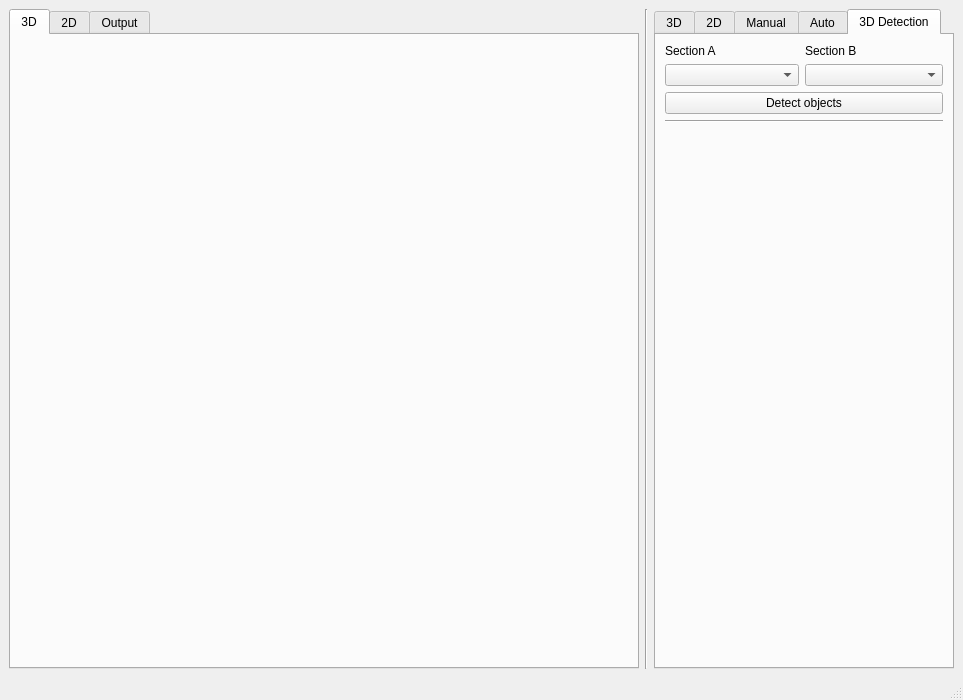
<?xml version="1.0" encoding="UTF-8"?>
<ui version="4.0">
 <class>MainWindowDesign</class>
 <widget class="QMainWindow" name="MainWindowDesign">
  <property name="geometry">
   <rect>
    <x>0</x>
    <y>0</y>
    <width>963</width>
    <height>700</height>
   </rect>
  </property>
  <property name="windowTitle">
   <string>QRosApp</string>
  </property>
  <property name="windowIcon">
   <iconset resource="../resources/images.qrc">
    <normaloff>:/images/icon.png</normaloff>:/images/icon.png</iconset>
  </property>
  <property name="locale">
   <locale language="English" country="Australia"/>
  </property>
  <widget class="QWidget" name="centralwidget">
   <layout class="QGridLayout" name="gridLayout_2">
    <item row="0" column="2">
     <widget class="QTabWidget" name="settingsTabManager">
      <property name="minimumSize">
       <size>
        <width>0</width>
        <height>0</height>
       </size>
      </property>
      <property name="maximumSize">
       <size>
        <width>300</width>
        <height>16777215</height>
       </size>
      </property>
      <property name="currentIndex">
       <number>4</number>
      </property>
      <widget class="QWidget" name="tab_4">
       <attribute name="title">
        <string>3D</string>
       </attribute>
       <layout class="QVBoxLayout" name="verticalLayout_4">
        <item>
         <widget class="QToolBox" name="toolBox">
          <property name="sizePolicy">
           <sizepolicy hsizetype="Preferred" vsizetype="Preferred">
            <horstretch>0</horstretch>
            <verstretch>0</verstretch>
           </sizepolicy>
          </property>
          <property name="currentIndex">
           <number>1</number>
          </property>
          <widget class="QWidget" name="settingVisualize3D">
           <property name="geometry">
            <rect>
             <x>0</x>
             <y>0</y>
             <width>195</width>
             <height>105</height>
            </rect>
           </property>
           <property name="sizePolicy">
            <sizepolicy hsizetype="Preferred" vsizetype="Preferred">
             <horstretch>0</horstretch>
             <verstretch>0</verstretch>
            </sizepolicy>
           </property>
           <attribute name="label">
            <string>Visualize 3D</string>
           </attribute>
           <layout class="QFormLayout" name="formLayout_2">
            <item row="0" column="0">
             <widget class="QPushButton" name="subscribeToTopicButton">
              <property name="text">
               <string>Subscribe</string>
              </property>
             </widget>
            </item>
            <item row="1" column="0">
             <widget class="QPushButton" name="loadPCDButton">
              <property name="text">
               <string>Load .PCD</string>
              </property>
             </widget>
            </item>
            <item row="0" column="1">
             <widget class="QComboBox" name="topicComboBox"/>
            </item>
            <item row="1" column="1">
             <widget class="QCheckBox" name="loadRgbCheckbox">
              <property name="text">
               <string>RGB</string>
              </property>
             </widget>
            </item>
            <item row="2" column="0">
             <widget class="QCheckBox" name="boxesCheckbox">
              <property name="text">
               <string>Boxes</string>
              </property>
              <property name="checked">
               <bool>false</bool>
              </property>
             </widget>
            </item>
            <item row="2" column="1">
             <widget class="QCheckBox" name="framesCheckbox">
              <property name="text">
               <string>Frames</string>
              </property>
              <property name="checked">
               <bool>true</bool>
              </property>
             </widget>
            </item>
           </layout>
          </widget>
          <widget class="QWidget" name="create_training_set">
           <property name="geometry">
            <rect>
             <x>0</x>
             <y>0</y>
             <width>278</width>
             <height>240</height>
            </rect>
           </property>
           <attribute name="label">
            <string>Create training set</string>
           </attribute>
           <layout class="QFormLayout" name="formLayout_7">
            <item row="0" column="0">
             <widget class="QLabel" name="label_22">
              <property name="text">
               <string>Resolution</string>
              </property>
             </widget>
            </item>
            <item row="0" column="1">
             <widget class="QComboBox" name="resolution_combobox"/>
            </item>
            <item row="1" column="0">
             <widget class="QLabel" name="label_23">
              <property name="text">
               <string>Number of models</string>
              </property>
             </widget>
            </item>
            <item row="1" column="1">
             <widget class="QComboBox" name="tesselation_level_combobox"/>
            </item>
            <item row="2" column="0" colspan="2">
             <widget class="QPushButton" name="create_training_set_button">
              <property name="text">
               <string>Select file and create training set</string>
              </property>
             </widget>
            </item>
           </layout>
          </widget>
         </widget>
        </item>
        <item>
         <spacer name="verticalSpacer">
          <property name="orientation">
           <enum>Qt::Vertical</enum>
          </property>
          <property name="sizeHint" stdset="0">
           <size>
            <width>20</width>
            <height>200</height>
           </size>
          </property>
         </spacer>
        </item>
       </layout>
      </widget>
      <widget class="QWidget" name="tab_6">
       <attribute name="title">
        <string>2D</string>
       </attribute>
       <layout class="QVBoxLayout" name="verticalLayout_5">
        <item>
         <widget class="QToolBox" name="toolBox_2">
          <property name="currentIndex">
           <number>0</number>
          </property>
          <widget class="QWidget" name="page_3">
           <property name="geometry">
            <rect>
             <x>0</x>
             <y>0</y>
             <width>278</width>
             <height>240</height>
            </rect>
           </property>
           <attribute name="label">
            <string>Visualize 2D</string>
           </attribute>
           <layout class="QFormLayout" name="formLayout_4">
            <property name="fieldGrowthPolicy">
             <enum>QFormLayout::AllNonFixedFieldsGrow</enum>
            </property>
            <item row="0" column="0">
             <widget class="QPushButton" name="subscribeToTopicButton2">
              <property name="text">
               <string>Subscribe</string>
              </property>
             </widget>
            </item>
            <item row="0" column="1">
             <widget class="QComboBox" name="topicComboBox2"/>
            </item>
            <item row="1" column="0">
             <widget class="QPushButton" name="saveImageButton">
              <property name="text">
               <string>Save</string>
              </property>
             </widget>
            </item>
            <item row="3" column="0" colspan="2">
             <widget class="Line" name="line_5">
              <property name="minimumSize">
               <size>
                <width>100</width>
                <height>0</height>
               </size>
              </property>
              <property name="orientation">
               <enum>Qt::Horizontal</enum>
              </property>
             </widget>
            </item>
            <item row="5" column="0">
             <widget class="QPushButton" name="plan2DcorrButton">
              <property name="enabled">
               <bool>false</bool>
              </property>
              <property name="minimumSize">
               <size>
                <width>125</width>
                <height>0</height>
               </size>
              </property>
              <property name="text">
               <string>Plan correction</string>
              </property>
             </widget>
            </item>
            <item row="5" column="1">
             <widget class="QPushButton" name="move2DcorrButton">
              <property name="enabled">
               <bool>false</bool>
              </property>
              <property name="text">
               <string>Move correction</string>
              </property>
             </widget>
            </item>
            <item row="6" column="0">
             <widget class="QLabel" name="label_12">
              <property name="minimumSize">
               <size>
                <width>125</width>
                <height>0</height>
               </size>
              </property>
              <property name="text">
               <string>Image depth</string>
              </property>
             </widget>
            </item>
            <item row="6" column="1">
             <widget class="QDoubleSpinBox" name="lambdaDoubleSpinBox">
              <property name="decimals">
               <number>3</number>
              </property>
             </widget>
            </item>
            <item row="7" column="1">
             <widget class="QPushButton" name="setDepthPushButton">
              <property name="text">
               <string>Set depth</string>
              </property>
             </widget>
            </item>
           </layout>
          </widget>
          <widget class="QWidget" name="page_4">
           <property name="geometry">
            <rect>
             <x>0</x>
             <y>0</y>
             <width>278</width>
             <height>240</height>
            </rect>
           </property>
           <attribute name="label">
            <string>Settings</string>
           </attribute>
           <layout class="QFormLayout" name="formLayout_5">
            <item row="0" column="0">
             <widget class="QLabel" name="label_3">
              <property name="minimumSize">
               <size>
                <width>125</width>
                <height>0</height>
               </size>
              </property>
              <property name="text">
               <string>Keypoint</string>
              </property>
              <property name="alignment">
               <set>Qt::AlignCenter</set>
              </property>
             </widget>
            </item>
            <item row="0" column="1">
             <widget class="QLabel" name="label_7">
              <property name="text">
               <string>Descriptor</string>
              </property>
              <property name="alignment">
               <set>Qt::AlignCenter</set>
              </property>
             </widget>
            </item>
            <item row="2" column="0">
             <widget class="QComboBox" name="keypointComboBox">
              <property name="minimumSize">
               <size>
                <width>125</width>
                <height>0</height>
               </size>
              </property>
             </widget>
            </item>
            <item row="2" column="1">
             <widget class="QComboBox" name="descriptorComboBox"/>
            </item>
            <item row="4" column="0" colspan="2">
             <widget class="QPushButton" name="updateSettingsPushButton">
              <property name="text">
               <string>Set Keypoint/Descriptor</string>
              </property>
             </widget>
            </item>
            <item row="5" column="0">
             <widget class="QCheckBox" name="runningCheckBox">
              <property name="text">
               <string>Running</string>
              </property>
              <property name="checked">
               <bool>true</bool>
              </property>
             </widget>
            </item>
            <item row="5" column="1">
             <widget class="QCheckBox" name="colorCheckBox">
              <property name="text">
               <string>Color</string>
              </property>
              <property name="checked">
               <bool>true</bool>
              </property>
             </widget>
            </item>
            <item row="7" column="0">
             <widget class="QCheckBox" name="undistortCheckBox">
              <property name="text">
               <string>Undistort</string>
              </property>
              <property name="checked">
               <bool>true</bool>
              </property>
             </widget>
            </item>
            <item row="7" column="1">
             <widget class="QCheckBox" name="bruteforceCheckBox">
              <property name="text">
               <string>Bruteforce</string>
              </property>
              <property name="checked">
               <bool>true</bool>
              </property>
             </widget>
            </item>
            <item row="8" column="0" colspan="2">
             <widget class="QPushButton" name="imageToDetectButton">
              <property name="text">
               <string>Set Image to Detect</string>
              </property>
             </widget>
            </item>
           </layout>
          </widget>
         </widget>
        </item>
        <item>
         <spacer name="verticalSpacer_2">
          <property name="orientation">
           <enum>Qt::Vertical</enum>
          </property>
          <property name="sizeHint" stdset="0">
           <size>
            <width>20</width>
            <height>40</height>
           </size>
          </property>
         </spacer>
        </item>
       </layout>
      </widget>
      <widget class="QWidget" name="tab_7">
       <attribute name="title">
        <string>Manual</string>
       </attribute>
       <layout class="QFormLayout" name="formLayout">
        <property name="fieldGrowthPolicy">
         <enum>QFormLayout::AllNonFixedFieldsGrow</enum>
        </property>
        <item row="0" column="0" colspan="2">
         <widget class="QComboBox" name="robotComboBox">
          <property name="maximumSize">
           <size>
            <width>1677215</width>
            <height>16777215</height>
           </size>
          </property>
          <property name="layoutDirection">
           <enum>Qt::LeftToRight</enum>
          </property>
         </widget>
        </item>
        <item row="2" column="0">
         <widget class="QLabel" name="label_4">
          <property name="minimumSize">
           <size>
            <width>120</width>
            <height>0</height>
           </size>
          </property>
          <property name="text">
           <string>x</string>
          </property>
          <property name="alignment">
           <set>Qt::AlignCenter</set>
          </property>
         </widget>
        </item>
        <item row="3" column="0">
         <widget class="QLabel" name="label_5">
          <property name="minimumSize">
           <size>
            <width>120</width>
            <height>0</height>
           </size>
          </property>
          <property name="text">
           <string>y</string>
          </property>
          <property name="alignment">
           <set>Qt::AlignCenter</set>
          </property>
         </widget>
        </item>
        <item row="4" column="0">
         <widget class="QLabel" name="label_6">
          <property name="minimumSize">
           <size>
            <width>120</width>
            <height>0</height>
           </size>
          </property>
          <property name="text">
           <string>z</string>
          </property>
          <property name="alignment">
           <set>Qt::AlignCenter</set>
          </property>
         </widget>
        </item>
        <item row="5" column="0" colspan="2">
         <widget class="Line" name="line_2">
          <property name="minimumSize">
           <size>
            <width>40</width>
            <height>0</height>
           </size>
          </property>
          <property name="orientation">
           <enum>Qt::Horizontal</enum>
          </property>
         </widget>
        </item>
        <item row="2" column="1">
         <widget class="QDoubleSpinBox" name="xPosDoubleSpinBox">
          <property name="maximumSize">
           <size>
            <width>1677215</width>
            <height>16777215</height>
           </size>
          </property>
          <property name="layoutDirection">
           <enum>Qt::LeftToRight</enum>
          </property>
          <property name="decimals">
           <number>6</number>
          </property>
          <property name="minimum">
           <double>-2.000000000000000</double>
          </property>
          <property name="maximum">
           <double>2.000000000000000</double>
          </property>
          <property name="singleStep">
           <double>0.010000000000000</double>
          </property>
          <property name="value">
           <double>0.000000000000000</double>
          </property>
         </widget>
        </item>
        <item row="3" column="1">
         <widget class="QDoubleSpinBox" name="yPosDoubleSpinBox">
          <property name="maximumSize">
           <size>
            <width>1677215</width>
            <height>16777215</height>
           </size>
          </property>
          <property name="decimals">
           <number>6</number>
          </property>
          <property name="minimum">
           <double>-2.000000000000000</double>
          </property>
          <property name="maximum">
           <double>2.000000000000000</double>
          </property>
          <property name="singleStep">
           <double>0.010000000000000</double>
          </property>
          <property name="value">
           <double>0.000000000000000</double>
          </property>
         </widget>
        </item>
        <item row="4" column="1">
         <widget class="QDoubleSpinBox" name="zPosDoubleSpinBox">
          <property name="maximumSize">
           <size>
            <width>1677215</width>
            <height>16777215</height>
           </size>
          </property>
          <property name="decimals">
           <number>6</number>
          </property>
          <property name="minimum">
           <double>-2.000000000000000</double>
          </property>
          <property name="maximum">
           <double>2.000000000000000</double>
          </property>
          <property name="singleStep">
           <double>0.010000000000000</double>
          </property>
         </widget>
        </item>
        <item row="6" column="0">
         <widget class="QLabel" name="label_8">
          <property name="minimumSize">
           <size>
            <width>120</width>
            <height>0</height>
           </size>
          </property>
          <property name="text">
           <string>Roll</string>
          </property>
          <property name="alignment">
           <set>Qt::AlignCenter</set>
          </property>
         </widget>
        </item>
        <item row="7" column="0">
         <widget class="QLabel" name="label_9">
          <property name="minimumSize">
           <size>
            <width>120</width>
            <height>0</height>
           </size>
          </property>
          <property name="text">
           <string>Pitch</string>
          </property>
          <property name="alignment">
           <set>Qt::AlignCenter</set>
          </property>
         </widget>
        </item>
        <item row="8" column="0">
         <widget class="QLabel" name="label_10">
          <property name="minimumSize">
           <size>
            <width>120</width>
            <height>0</height>
           </size>
          </property>
          <property name="text">
           <string>Yaw</string>
          </property>
          <property name="alignment">
           <set>Qt::AlignCenter</set>
          </property>
         </widget>
        </item>
        <item row="6" column="1">
         <widget class="QDoubleSpinBox" name="rollDoubleSpinBox">
          <property name="maximumSize">
           <size>
            <width>1677215</width>
            <height>16777215</height>
           </size>
          </property>
          <property name="decimals">
           <number>6</number>
          </property>
          <property name="minimum">
           <double>-180.000000000000000</double>
          </property>
          <property name="maximum">
           <double>180.000000000000000</double>
          </property>
          <property name="singleStep">
           <double>0.500000000000000</double>
          </property>
         </widget>
        </item>
        <item row="7" column="1">
         <widget class="QDoubleSpinBox" name="pitchDoubleSpinBox">
          <property name="maximumSize">
           <size>
            <width>1677215</width>
            <height>16777215</height>
           </size>
          </property>
          <property name="decimals">
           <number>6</number>
          </property>
          <property name="minimum">
           <double>-180.000000000000000</double>
          </property>
          <property name="maximum">
           <double>180.000000000000000</double>
          </property>
          <property name="singleStep">
           <double>0.500000000000000</double>
          </property>
         </widget>
        </item>
        <item row="8" column="1">
         <widget class="QDoubleSpinBox" name="yawDoubleSpinBox">
          <property name="maximumSize">
           <size>
            <width>1677215</width>
            <height>16777215</height>
           </size>
          </property>
          <property name="decimals">
           <number>6</number>
          </property>
          <property name="minimum">
           <double>-180.000000000000000</double>
          </property>
          <property name="maximum">
           <double>180.000000000000000</double>
          </property>
          <property name="singleStep">
           <double>0.500000000000000</double>
          </property>
         </widget>
        </item>
        <item row="9" column="0" colspan="2">
         <widget class="Line" name="line_3">
          <property name="minimumSize">
           <size>
            <width>40</width>
            <height>0</height>
           </size>
          </property>
          <property name="orientation">
           <enum>Qt::Horizontal</enum>
          </property>
         </widget>
        </item>
        <item row="10" column="0">
         <widget class="QPushButton" name="planTrajPushButton">
          <property name="minimumSize">
           <size>
            <width>130</width>
            <height>0</height>
           </size>
          </property>
          <property name="text">
           <string>Plan trajectory</string>
          </property>
         </widget>
        </item>
        <item row="10" column="1">
         <widget class="QPushButton" name="moveManipPushButton">
          <property name="maximumSize">
           <size>
            <width>1677215</width>
            <height>16777215</height>
           </size>
          </property>
          <property name="layoutDirection">
           <enum>Qt::RightToLeft</enum>
          </property>
          <property name="text">
           <string>Move manipulator</string>
          </property>
         </widget>
        </item>
        <item row="13" column="1">
         <widget class="QPushButton" name="homeManipPushButton">
          <property name="maximumSize">
           <size>
            <width>1677215</width>
            <height>16777215</height>
           </size>
          </property>
          <property name="layoutDirection">
           <enum>Qt::RightToLeft</enum>
          </property>
          <property name="text">
           <string>Home manipulator</string>
          </property>
         </widget>
        </item>
        <item row="12" column="1">
         <spacer name="verticalSpacer_3">
          <property name="orientation">
           <enum>Qt::Vertical</enum>
          </property>
          <property name="sizeHint" stdset="0">
           <size>
            <width>20</width>
            <height>700</height>
           </size>
          </property>
         </spacer>
        </item>
        <item row="12" column="0">
         <widget class="QPushButton" name="closeGripperButton">
          <property name="text">
           <string>Close gripper</string>
          </property>
         </widget>
        </item>
        <item row="11" column="0">
         <widget class="QPushButton" name="openGripperButton">
          <property name="text">
           <string>Open gripper</string>
          </property>
         </widget>
        </item>
        <item row="1" column="1">
         <widget class="QCheckBox" name="worldCoordinatesCheckBox">
          <property name="text">
           <string>World Coord.</string>
          </property>
         </widget>
        </item>
       </layout>
      </widget>
      <widget class="QWidget" name="tab_5">
       <attribute name="title">
        <string>Auto</string>
       </attribute>
       <layout class="QFormLayout" name="formLayout_6">
        <item row="0" column="0">
         <widget class="QLabel" name="label_13">
          <property name="text">
           <string>3D detection</string>
          </property>
         </widget>
        </item>
        <item row="0" column="1">
         <widget class="QPushButton" name="autoDetection3dButton">
          <property name="enabled">
           <bool>false</bool>
          </property>
          <property name="text">
           <string>Execute</string>
          </property>
         </widget>
        </item>
        <item row="1" column="0">
         <widget class="QLabel" name="label_14">
          <property name="text">
           <string>2D first part</string>
          </property>
         </widget>
        </item>
        <item row="1" column="1">
         <widget class="QPushButton" name="auto2dFirstPartButton">
          <property name="text">
           <string>Execute</string>
          </property>
         </widget>
        </item>
        <item row="3" column="0">
         <widget class="QLabel" name="label_15">
          <property name="text">
           <string>2D second part</string>
          </property>
         </widget>
        </item>
        <item row="3" column="1">
         <widget class="QPushButton" name="auto2dSecondPartButton">
          <property name="text">
           <string>Execute</string>
          </property>
         </widget>
        </item>
        <item row="5" column="0">
         <widget class="QLabel" name="label_16">
          <property name="text">
           <string>Move gripper to</string>
          </property>
         </widget>
        </item>
        <item row="5" column="1">
         <widget class="QPushButton" name="moveGripperPartAButton">
          <property name="text">
           <string>Part 1</string>
          </property>
         </widget>
        </item>
        <item row="6" column="0">
         <widget class="QLabel" name="label_17">
          <property name="text">
           <string>Move gripper to</string>
          </property>
         </widget>
        </item>
        <item row="6" column="1">
         <widget class="QPushButton" name="moveGripperPartBButton">
          <property name="text">
           <string>Part 2</string>
          </property>
         </widget>
        </item>
        <item row="9" column="0">
         <widget class="QLabel" name="label_18">
          <property name="text">
           <string>Reset sequence</string>
          </property>
         </widget>
        </item>
        <item row="9" column="1">
         <widget class="QPushButton" name="resetSequenceButton">
          <property name="text">
           <string>RESET</string>
          </property>
         </widget>
        </item>
        <item row="2" column="1">
         <widget class="QPushButton" name="auto2dFirstPartAngleButton">
          <property name="text">
           <string>Part 1</string>
          </property>
         </widget>
        </item>
        <item row="4" column="1">
         <widget class="QPushButton" name="auto2dSecondPartAngleButton">
          <property name="text">
           <string>Part 2</string>
          </property>
         </widget>
        </item>
        <item row="2" column="0">
         <widget class="QLabel" name="label_19">
          <property name="text">
           <string>Record angle</string>
          </property>
         </widget>
        </item>
        <item row="4" column="0">
         <widget class="QLabel" name="label_20">
          <property name="text">
           <string>Record angle</string>
          </property>
         </widget>
        </item>
        <item row="8" column="1">
         <spacer name="verticalSpacer_4">
          <property name="orientation">
           <enum>Qt::Vertical</enum>
          </property>
          <property name="sizeHint" stdset="0">
           <size>
            <width>20</width>
            <height>400</height>
           </size>
          </property>
         </spacer>
        </item>
        <item row="7" column="1">
         <widget class="QPushButton" name="assemblePartsButton">
          <property name="text">
           <string>Execute</string>
          </property>
         </widget>
        </item>
        <item row="7" column="0">
         <widget class="QLabel" name="label_21">
          <property name="text">
           <string>Assemble parts</string>
          </property>
         </widget>
        </item>
       </layout>
      </widget>
      <widget class="QWidget" name="tab">
       <attribute name="title">
        <string>3D Detection</string>
       </attribute>
       <layout class="QFormLayout" name="formLayout_3">
        <property name="fieldGrowthPolicy">
         <enum>QFormLayout::AllNonFixedFieldsGrow</enum>
        </property>
        <item row="0" column="0">
         <widget class="QLabel" name="label">
          <property name="text">
           <string>Section A</string>
          </property>
         </widget>
        </item>
        <item row="0" column="1">
         <widget class="QLabel" name="label_2">
          <property name="text">
           <string>Section B</string>
          </property>
         </widget>
        </item>
        <item row="1" column="0">
         <widget class="QComboBox" name="objectsListA">
          <property name="minimumSize">
           <size>
            <width>134</width>
            <height>0</height>
           </size>
          </property>
         </widget>
        </item>
        <item row="1" column="1">
         <widget class="QComboBox" name="objectsListB"/>
        </item>
        <item row="2" column="0" colspan="2">
         <widget class="QPushButton" name="detectObjectsButton">
          <property name="text">
           <string>Detect objects</string>
          </property>
         </widget>
        </item>
        <item row="3" column="0" colspan="2">
         <widget class="Line" name="line_4">
          <property name="minimumSize">
           <size>
            <width>50</width>
            <height>0</height>
           </size>
          </property>
          <property name="orientation">
           <enum>Qt::Horizontal</enum>
          </property>
         </widget>
        </item>
       </layout>
      </widget>
     </widget>
    </item>
    <item row="0" column="1">
     <widget class="Line" name="line">
      <property name="orientation">
       <enum>Qt::Vertical</enum>
      </property>
     </widget>
    </item>
    <item row="0" column="0">
     <widget class="QTabWidget" name="outputTabManager">
      <property name="minimumSize">
       <size>
        <width>100</width>
        <height>0</height>
       </size>
      </property>
      <property name="locale">
       <locale language="English" country="Australia"/>
      </property>
      <property name="currentIndex">
       <number>0</number>
      </property>
      <widget class="QWidget" name="tabOutput3D">
       <attribute name="title">
        <string>3D</string>
       </attribute>
       <layout class="QVBoxLayout" name="verticalLayout_2">
        <item>
         <layout class="QVBoxLayout" name="pointCloudLayout"/>
        </item>
       </layout>
      </widget>
      <widget class="QWidget" name="tabOutput2D">
       <attribute name="title">
        <string>2D</string>
       </attribute>
       <layout class="QVBoxLayout" name="verticalLayout_6">
        <item>
         <widget class="QLabel" name="label2D">
          <property name="text">
           <string/>
          </property>
         </widget>
        </item>
       </layout>
      </widget>
      <widget class="QWidget" name="tabOutputLog">
       <attribute name="title">
        <string>Output</string>
       </attribute>
       <layout class="QVBoxLayout" name="verticalLayout_7">
        <item>
         <widget class="QTextBrowser" name="logViewer"/>
        </item>
       </layout>
      </widget>
     </widget>
    </item>
   </layout>
  </widget>
  <widget class="QStatusBar" name="statusbar"/>
  <action name="action_Quit">
   <property name="text">
    <string>&amp;Quit</string>
   </property>
   <property name="shortcut">
    <string>Ctrl+Q</string>
   </property>
   <property name="shortcutContext">
    <enum>Qt::ApplicationShortcut</enum>
   </property>
  </action>
  <action name="action_Preferences">
   <property name="text">
    <string>&amp;Preferences</string>
   </property>
  </action>
  <action name="actionAbout">
   <property name="text">
    <string>&amp;About</string>
   </property>
  </action>
  <action name="actionAbout_Qt">
   <property name="text">
    <string>About &amp;Qt</string>
   </property>
  </action>
 </widget>
 <resources>
  <include location="../resources/images.qrc"/>
 </resources>
 <connections>
  <connection>
   <sender>action_Quit</sender>
   <signal>triggered()</signal>
   <receiver>MainWindowDesign</receiver>
   <slot>close()</slot>
   <hints>
    <hint type="sourcelabel">
     <x>-1</x>
     <y>-1</y>
    </hint>
    <hint type="destinationlabel">
     <x>399</x>
     <y>299</y>
    </hint>
   </hints>
  </connection>
 </connections>
</ui>
